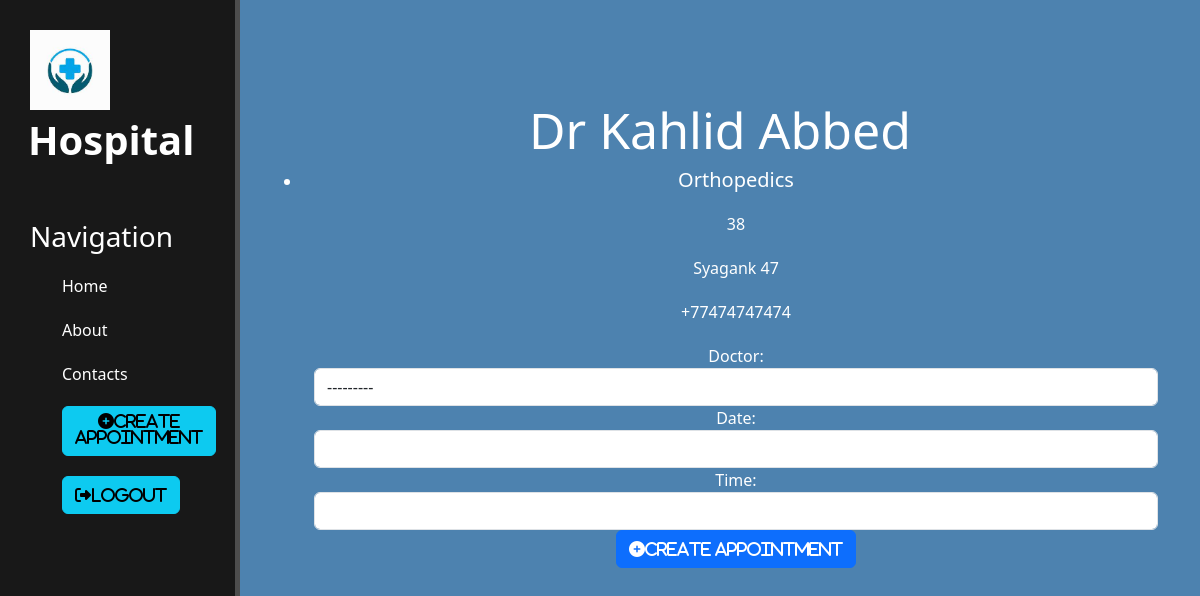
/home/doctor_detail/1/ (signed in), run on the app's committed database.
### main_page/models.py (models this page shows)
class Doctor(models.Model):
    name = models.CharField(max_length=100)
    specialization = models.CharField(max_length=100)
    address = models.CharField(max_length=100)
    phone = models.CharField(max_length=100)
    experience = models.CharField(max_length=100)
    def __str__(self):
        return self.name
    class Meta:
        verbose_name = "Doctor"
        verbose_name_plural = "Doctors"

### main_page/views.py (the view, shortened to what this page needs)
# urls.py: path('home/doctor_detail/<int:pk>/', DoctorDetail.as_view(),name="doctor_detail"),
class DoctorDetail(DetailView):
    model = Doctor
    template_name = 'main_page/doctor_detail.html'
    form = AppointmentForm
    context_object_name = 'doctor'
    def get_context_data(self, **kwargs):
        context = super(DoctorDetail, self).get_context_data(**kwargs)
        context['form'] = self.form
        return context

### templates/main_page/doctor_detail.html (shortened to what this page needs)
{% extends 'main_page/layout.html' %}
{% block content %}
<div class="features">
    <h1>{{doctor.name}}</h1>
    <ul>
        <li>
            <h5>{{doctor.specialization}}</h5>
            <p>{{doctor.experience}}</p>
            <p>{{doctor.address}}</p>
            <p>{{doctor.phone}}</p>
            <form method="post" class="container">
                {{form}}
                <button class="btn btn-primary" type="submit"><i class="fas fa-plus-circle">Create Appointment</i></button>
            </form>
        </li>
    </ul>
</div>
{% endblock %}

### main_page/static/main_page/css/main.css (style rules this page uses)
body { background-color: rgb(77, 130, 175); position: relative; }
main .features { float:left; color: #fff; margin-top: 100px; text-align: center; width: 75%; margin-left: 270px; }
main .features h1 { font-size: 50px; }
main .features p { max-width: 400px; margin: 20px auto; }

### data on the page
Doctor: name "Dr Kahlid Abbed", specialization "Orthopedics", experience "38", address "Syagank 47", phone "+77474747474"
